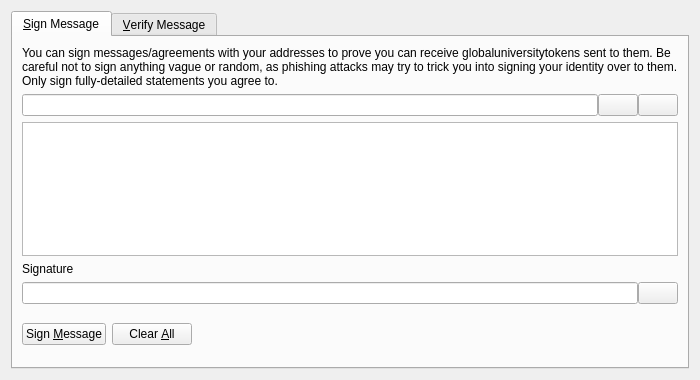
<?xml version="1.0" encoding="UTF-8"?>
<ui version="4.0">
 <class>SignVerifyMessageDialog</class>
 <widget class="QDialog" name="SignVerifyMessageDialog">
  <property name="geometry">
   <rect>
    <x>0</x>
    <y>0</y>
    <width>700</width>
    <height>380</height>
   </rect>
  </property>
  <property name="windowTitle">
   <string>Signatures - Sign / Verify a Message</string>
  </property>
  <property name="modal">
   <bool>true</bool>
  </property>
  <layout class="QVBoxLayout" name="verticalLayout">
   <item>
    <widget class="QTabWidget" name="tabWidget">
     <property name="currentIndex">
      <number>0</number>
     </property>
     <widget class="QWidget" name="tabSignMessage">
      <attribute name="title">
       <string>&amp;Sign Message</string>
      </attribute>
      <layout class="QVBoxLayout" name="verticalLayout_SM">
       <item>
        <widget class="QLabel" name="infoLabel_SM">
         <property name="text">
          <string>You can sign messages/agreements with your addresses to prove you can receive globaluniversitytokens sent to them. Be careful not to sign anything vague or random, as phishing attacks may try to trick you into signing your identity over to them. Only sign fully-detailed statements you agree to.</string>
         </property>
         <property name="textFormat">
          <enum>Qt::PlainText</enum>
         </property>
         <property name="wordWrap">
          <bool>true</bool>
         </property>
        </widget>
       </item>
       <item>
        <layout class="QHBoxLayout" name="horizontalLayout_1_SM">
         <property name="spacing">
          <number>0</number>
         </property>
         <item>
          <widget class="QValidatedLineEdit" name="addressIn_SM">
           <property name="toolTip">
            <string>The Globaluniversitytoken address to sign the message with</string>
           </property>
          </widget>
         </item>
         <item>
          <widget class="QPushButton" name="addressBookButton_SM">
           <property name="toolTip">
            <string>Choose previously used address</string>
           </property>
           <property name="text">
            <string/>
           </property>
           <property name="icon">
            <iconset resource="../bitcoin.qrc">
             <normaloff>:/icons/address-book</normaloff>:/icons/address-book</iconset>
           </property>
           <property name="shortcut">
            <string>Alt+A</string>
           </property>
           <property name="autoDefault">
            <bool>false</bool>
           </property>
          </widget>
         </item>
         <item>
          <widget class="QPushButton" name="pasteButton_SM">
           <property name="toolTip">
            <string>Paste address from clipboard</string>
           </property>
           <property name="text">
            <string/>
           </property>
           <property name="icon">
            <iconset resource="../bitcoin.qrc">
             <normaloff>:/icons/editpaste</normaloff>:/icons/editpaste</iconset>
           </property>
           <property name="shortcut">
            <string>Alt+P</string>
           </property>
           <property name="autoDefault">
            <bool>false</bool>
           </property>
          </widget>
         </item>
        </layout>
       </item>
       <item>
        <widget class="QPlainTextEdit" name="messageIn_SM">
         <property name="toolTip">
          <string>Enter the message you want to sign here</string>
         </property>
        </widget>
       </item>
       <item>
        <widget class="QLabel" name="signatureLabel_SM">
         <property name="text">
          <string>Signature</string>
         </property>
         <property name="textFormat">
          <enum>Qt::PlainText</enum>
         </property>
        </widget>
       </item>
       <item>
        <layout class="QHBoxLayout" name="horizontalLayout_2_SM">
         <property name="spacing">
          <number>0</number>
         </property>
         <item>
          <widget class="QLineEdit" name="signatureOut_SM">
           <property name="font">
            <font>
             <italic>true</italic>
            </font>
           </property>
           <property name="readOnly">
            <bool>true</bool>
           </property>
          </widget>
         </item>
         <item>
          <widget class="QPushButton" name="copySignatureButton_SM">
           <property name="toolTip">
            <string>Copy the current signature to the system clipboard</string>
           </property>
           <property name="text">
            <string/>
           </property>
           <property name="icon">
            <iconset resource="../bitcoin.qrc">
             <normaloff>:/icons/editcopy</normaloff>:/icons/editcopy</iconset>
           </property>
           <property name="autoDefault">
            <bool>false</bool>
           </property>
          </widget>
         </item>
        </layout>
       </item>
       <item>
        <layout class="QHBoxLayout" name="horizontalLayout_3_SM">
         <item>
          <widget class="QPushButton" name="signMessageButton_SM">
           <property name="toolTip">
            <string>Sign the message to prove you own this Globaluniversitytoken address</string>
           </property>
           <property name="text">
            <string>Sign &amp;Message</string>
           </property>
           <property name="icon">
            <iconset resource="../bitcoin.qrc">
             <normaloff>:/icons/edit</normaloff>:/icons/edit</iconset>
           </property>
           <property name="autoDefault">
            <bool>false</bool>
           </property>
          </widget>
         </item>
         <item>
          <widget class="QPushButton" name="clearButton_SM">
           <property name="toolTip">
            <string>Reset all sign message fields</string>
           </property>
           <property name="text">
            <string>Clear &amp;All</string>
           </property>
           <property name="icon">
            <iconset resource="../bitcoin.qrc">
             <normaloff>:/icons/remove</normaloff>:/icons/remove</iconset>
           </property>
           <property name="autoDefault">
            <bool>false</bool>
           </property>
          </widget>
         </item>
         <item>
          <spacer name="horizontalSpacer_1_SM">
           <property name="orientation">
            <enum>Qt::Horizontal</enum>
           </property>
           <property name="sizeHint" stdset="0">
            <size>
             <width>40</width>
             <height>48</height>
            </size>
           </property>
          </spacer>
         </item>
         <item>
          <widget class="QLabel" name="statusLabel_SM">
           <property name="font">
            <font>
             <weight>75</weight>
             <bold>true</bold>
            </font>
           </property>
           <property name="text">
            <string/>
           </property>
           <property name="wordWrap">
            <bool>true</bool>
           </property>
          </widget>
         </item>
         <item>
          <spacer name="horizontalSpacer_2_SM">
           <property name="orientation">
            <enum>Qt::Horizontal</enum>
           </property>
           <property name="sizeHint" stdset="0">
            <size>
             <width>40</width>
             <height>48</height>
            </size>
           </property>
          </spacer>
         </item>
        </layout>
       </item>
      </layout>
     </widget>
     <widget class="QWidget" name="tabVerifyMessage">
      <attribute name="title">
       <string>&amp;Verify Message</string>
      </attribute>
      <layout class="QVBoxLayout" name="verticalLayout_VM">
       <item>
        <widget class="QLabel" name="infoLabel_VM">
         <property name="text">
          <string>Enter the receiver's address, message (ensure you copy line breaks, spaces, tabs, etc. exactly) and signature below to verify the message. Be careful not to read more into the signature than what is in the signed message itself, to avoid being tricked by a man-in-the-middle attack. Note that this only proves the signing party receives with the address, it cannot prove sendership of any transaction!</string>
         </property>
         <property name="textFormat">
          <enum>Qt::PlainText</enum>
         </property>
         <property name="alignment">
          <set>Qt::AlignLeading|Qt::AlignLeft|Qt::AlignTop</set>
         </property>
         <property name="wordWrap">
          <bool>true</bool>
         </property>
        </widget>
       </item>
       <item>
        <layout class="QHBoxLayout" name="horizontalLayout_1_VM">
         <property name="spacing">
          <number>0</number>
         </property>
         <item>
          <widget class="QValidatedLineEdit" name="addressIn_VM">
           <property name="toolTip">
            <string>The Globaluniversitytoken address the message was signed with</string>
           </property>
          </widget>
         </item>
         <item>
          <widget class="QPushButton" name="addressBookButton_VM">
           <property name="toolTip">
            <string>Choose previously used address</string>
           </property>
           <property name="text">
            <string/>
           </property>
           <property name="icon">
            <iconset resource="../bitcoin.qrc">
             <normaloff>:/icons/address-book</normaloff>:/icons/address-book</iconset>
           </property>
           <property name="shortcut">
            <string>Alt+A</string>
           </property>
           <property name="autoDefault">
            <bool>false</bool>
           </property>
          </widget>
         </item>
        </layout>
       </item>
       <item>
        <widget class="QPlainTextEdit" name="messageIn_VM"/>
       </item>
       <item>
        <widget class="QValidatedLineEdit" name="signatureIn_VM"/>
       </item>
       <item>
        <layout class="QHBoxLayout" name="horizontalLayout_2_VM">
         <item>
          <widget class="QPushButton" name="verifyMessageButton_VM">
           <property name="toolTip">
            <string>Verify the message to ensure it was signed with the specified Globaluniversitytoken address</string>
           </property>
           <property name="text">
            <string>Verify &amp;Message</string>
           </property>
           <property name="icon">
            <iconset resource="../bitcoin.qrc">
             <normaloff>:/icons/transaction_0</normaloff>:/icons/transaction_0</iconset>
           </property>
           <property name="autoDefault">
            <bool>false</bool>
           </property>
          </widget>
         </item>
         <item>
          <widget class="QPushButton" name="clearButton_VM">
           <property name="toolTip">
            <string>Reset all verify message fields</string>
           </property>
           <property name="text">
            <string>Clear &amp;All</string>
           </property>
           <property name="icon">
            <iconset resource="../bitcoin.qrc">
             <normaloff>:/icons/remove</normaloff>:/icons/remove</iconset>
           </property>
           <property name="autoDefault">
            <bool>false</bool>
           </property>
          </widget>
         </item>
         <item>
          <spacer name="horizontalSpacer_1_VM">
           <property name="orientation">
            <enum>Qt::Horizontal</enum>
           </property>
           <property name="sizeHint" stdset="0">
            <size>
             <width>40</width>
             <height>48</height>
            </size>
           </property>
          </spacer>
         </item>
         <item>
          <widget class="QLabel" name="statusLabel_VM">
           <property name="font">
            <font>
             <weight>75</weight>
             <bold>true</bold>
            </font>
           </property>
           <property name="text">
            <string/>
           </property>
           <property name="wordWrap">
            <bool>true</bool>
           </property>
          </widget>
         </item>
         <item>
          <spacer name="horizontalSpacer_2_VM">
           <property name="orientation">
            <enum>Qt::Horizontal</enum>
           </property>
           <property name="sizeHint" stdset="0">
            <size>
             <width>40</width>
             <height>48</height>
            </size>
           </property>
          </spacer>
         </item>
        </layout>
       </item>
      </layout>
     </widget>
    </widget>
   </item>
  </layout>
 </widget>
 <customwidgets>
  <customwidget>
   <class>QValidatedLineEdit</class>
   <extends>QLineEdit</extends>
   <header>qvalidatedlineedit.h</header>
  </customwidget>
 </customwidgets>
 <resources>
  <include location="../bitcoin.qrc"/>
 </resources>
 <connections/>
</ui>
